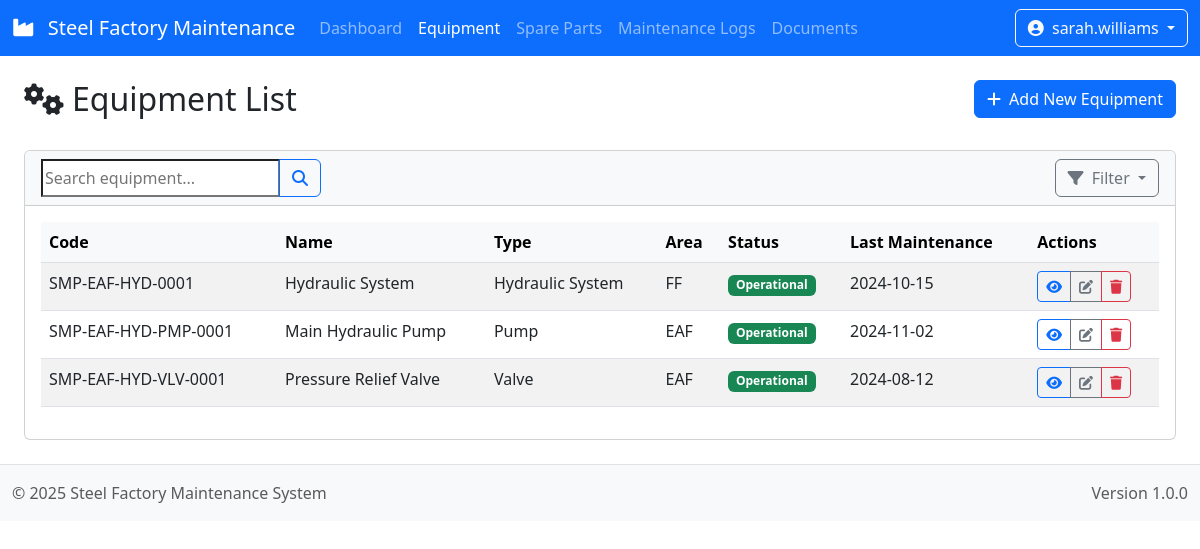
Page /equipment/ (signed in) on the committed database.
### maintenance/models.py (models this page shows, shortened)
class Equipment(models.Model):
    code = models.CharField(max_length=20, unique=True, help_text="Equipment code (e.g., SMP-EAF-HYD-0001)")
    name = models.CharField(max_length=100, help_text="Equipment name")
    equipment_type = models.CharField(max_length=100, help_text="Type of equipment")
    manufacturer = models.CharField(max_length=100, blank=True, null=True)
    model = models.CharField(max_length=100, blank=True, null=True)
    serial_number = models.CharField(max_length=100, blank=True, null=True)
    installation_date = models.DateField(blank=True, null=True)
    last_maintenance_date = models.DateField(blank=True, null=True)
    status = models.CharField(max_length=20, choices=STATUS_CHOICES, default='operational')
    description = models.TextField(blank=True, null=True)
    area = models.ForeignKey(Area, on_delete=models.CASCADE, related_name='equipment')
    parent = models.ForeignKey('self', on_delete=models.CASCADE, null=True, blank=True, related_name='components')

class Area(MPTTModel):
    code = models.CharField(max_length=10, unique=True, help_text="Area code (e.g., ASU, FTP)")
    name = models.CharField(max_length=100, help_text="Area name")
    description = models.TextField(blank=True, null=True)
    parent = TreeForeignKey('self', on_delete=models.CASCADE, null=True, blank=True, related_name='children')
    class MPTTMeta:
        order_insertion_by = ['code']

### maintenance/views.py (the view, shortened to what this page needs)
# urls.py: path('equipment/', views.EquipmentListView.as_view(), name='equipment_list'),
class EquipmentListView(LoginRequiredMixin, ListView):
    model = Equipment
    context_object_name = 'equipment_list'
    template_name = 'maintenance/equipment_list.html'
    def get_context_data(self, **kwargs):
        context = super().get_context_data(**kwargs)
        context['search_form'] = EquipmentSearchForm(self.request.GET or None)
        context['areas'] = Area.objects.all()
        return context
    def get_queryset(self):
        queryset = super().get_queryset()
        search_form = EquipmentSearchForm(self.request.GET or None)
        return queryset

### maintenance/forms.py
class EquipmentSearchForm(forms.Form):
    search = forms.CharField(required=False, label='',
                            widget=forms.TextInput(attrs={'placeholder': 'Search equipment...'}))

### maintenance/templates/maintenance/equipment_list.html (shortened to what this page needs)
{% extends "maintenance/base.html" %}
{% block content %}
<div class="container-fluid pt-4">
    <div class="row mb-4">
        <div class="col-md-6">
            <h2><i class="fas fa-cogs me-2"></i>Equipment List</h2>
        </div>
        <div class="col-md-6 text-md-end">
            <a href="{% url 'maintenance:equipment_create' %}" class="btn btn-primary">
                <i class="fas fa-plus me-1"></i> Add New Equipment
            </a>
        </div>
    </div>
    <div class="card">
        <div class="card-header bg-light">
            <div class="row">
                <div class="col-md-8">
                    <form method="get" class="d-flex">
                        <div class="input-group">
                            {{ search_form.search }}
                            <button type="submit" class="btn btn-outline-primary">
                                <i class="fas fa-search"></i>
                            </button>
                        </div>
                    </form>
                </div>
                <div class="col-md-4 text-md-end">
                    <div class="dropdown">
                        <button class="btn btn-outline-secondary dropdown-toggle" type="button" id="filterDropdown" data-bs-toggle="dropdown" aria-expanded="false">
                            <i class="fas fa-filter me-1"></i> Filter
                        </button>
                    </div>
                </div>
            </div>
        </div>
        <div class="card-body">
            <div class="table-responsive">
                <table class="table table-hover table-striped">
                    <thead class="table-light">
                        <tr>
                            <th>Code</th>
                            <th>Name</th>
                            <th>Type</th>
                            <th>Area</th>
                            <th>Status</th>
                            <th>Last Maintenance</th>
                            <th>Actions</th>
                        </tr>
                    </thead>
                    <tbody>
                        {% for equipment in equipment_list %}
                        <tr>
                            <td>{{ equipment.code }}</td>
                            <td>{{ equipment.name }}</td>
                            <td>{{ equipment.equipment_type }}</td>
                            <td>{{ equipment.area.code }}</td>
                            <td>
                                <span class="badge {% if equipment.status == 'operational' %}bg-success{% elif equipment.status == 'maintenance' %}bg-warning{% elif equipment.status == 'breakdown' %}bg-danger{% else %}bg-secondary{% endif %}">
                                    {{ equipment.get_status_display }}
                                </span>
                            </td>
                            <td>{{ equipment.last_maintenance_date|date:"Y-m-d"|default:"-" }}</td>
                            <td>
                                <div class="btn-group" role="group">
                                    <a href="{% url 'maintenance:equipment_detail' equipment.id %}" class="btn btn-sm btn-outline-primary" data-bs-toggle="tooltip" title="View Details">
                                        <i class="fas fa-eye"></i>
                                    </a>
                                    <a href="{% url 'maintenance:equipment_update' equipment.id %}" class="btn btn-sm btn-outline-secondary" data-bs-toggle="tooltip" title="Edit">
                                        <i class="fas fa-edit"></i>
                                    </a>
                                    <a href="{% url 'maintenance:equipment_delete' equipment.id %}" class="btn btn-sm btn-outline-danger" data-bs-toggle="tooltip" title="Delete">
                                        <i class="fas fa-trash"></i>
                                    </a>
                                </div>
                            </td>
                        </tr>
                        {% empty %}
                        <tr>
                            <td colspan="7" class="text-center">No equipment found.</td>
                        </tr>
                        {% endfor %}
                    </tbody>
                </table>
            </div>
        </div>
    </div>
</div>
{% endblock %}

### maintenance/templates/maintenance/base.html (shortened to what this page needs)
<!DOCTYPE html>
<html lang="en">
<head>
    <link href="https://cdnjs.cloudflare.com/ajax/libs/bootstrap/5.3.0/css/bootstrap.min.css" rel="stylesheet">
    <link href="https://cdnjs.cloudflare.com/ajax/libs/jstree/3.3.12/themes/default/style.min.css" rel="stylesheet">
    <link href="https://cdnjs.cloudflare.com/ajax/libs/font-awesome/6.2.1/css/all.min.css" rel="stylesheet">
</head>
<body>
    <header>
        <nav class="navbar navbar-expand-lg navbar-dark bg-primary">
            <div class="container-fluid">
                <a class="navbar-brand" href="{% url 'maintenance:dashboard' %}">
                    <i class="fas fa-industry me-2"></i>
                    Steel Factory Maintenance
                </a>
                <div class="collapse navbar-collapse" id="navbarNav">
                    <ul class="navbar-nav me-auto">
                        <li class="nav-item">
                            <a class="nav-link {% if request.resolver_match.url_name == 'dashboard' %}active{% endif %}"
                               href="{% url 'maintenance:dashboard' %}">Dashboard</a>
                        </li>
                        <li class="nav-item">
                            <a class="nav-link {% if 'equipment' in request.resolver_match.url_name %}active{% endif %}"
                               href="{% url 'maintenance:equipment_list' %}">Equipment</a>
                        </li>
                        <li class="nav-item">
                            <a class="nav-link {% if 'spare_part' in request.resolver_match.url_name %}active{% endif %}"
                               href="{% url 'maintenance:spare_part_list' %}">Spare Parts</a>
                        </li>
                        <li class="nav-item">
                            <a class="nav-link {% if 'maintenance_log' in request.resolver_match.url_name %}active{% endif %}"
                               href="{% url 'maintenance:maintenance_log_list' %}">Maintenance Logs</a>
                        </li>
                        <li class="nav-item">
                            <a class="nav-link {% if 'document' in request.resolver_match.url_name %}active{% endif %}"
                               href="{% url 'maintenance:document_list' %}">Documents</a>
                        </li>
                    </ul>
                    {% if user.is_authenticated %}
                    <div class="d-flex">
                        <div class="dropdown">
                            <button class="btn btn-outline-light dropdown-toggle" type="button" id="userDropdown" data-bs-toggle="dropdown">
                                <i class="fas fa-user-circle me-1"></i>
                                {{ user.username }}
                            </button>
                        </div>
                    </div>
                    {% else %}
                    <div class="d-flex">
                        <a href="{% url 'login' %}" class="btn btn-outline-light">
                            <i class="fas fa-sign-in-alt me-1"></i> Login
                        </a>
                    </div>
                    {% endif %}
                </div>
            </div>
        </nav>
    </header>
    <main class="container-fluid">
        {% block content %}{% endblock %}
    </main>
    <footer class="bg-light py-3 mt-4 border-top">
        <div class="container-fluid">
            <div class="row">
                <div class="col-md-6">
                    <span class="text-muted">© 2025 Steel Factory Maintenance System</span>
                </div>
                <div class="col-md-6 text-md-end">
                    <span class="text-muted">Version 1.0.0</span>
                </div>
            </div>
        </div>
    </footer>
</body>
</html>

### maintenance/templates/maintenance/base.html (style rules this page uses)
.badge.bg-success { background-color: #198754 !important; }

### rows in the picture
Equipment: code "SMP-EAF-HYD-0001", name "Hydraulic System", equipment_type "Hydraulic System", area.code "FF", status "Operational", last_maintenance_date "2024-10-15"
Equipment: code "SMP-EAF-HYD-PMP-0001", name "Main Hydraulic Pump", equipment_type "Pump", area.code "EAF", status "Operational", last_maintenance_date "2024-11-02"
Equipment: code "SMP-EAF-HYD-VLV-0001", name "Pressure Relief Valve", equipment_type "Valve", area.code "EAF", status "Operational", last_maintenance_date "2024-08-12"

### other values in the picture
{{ user.username }} "sarah.williams"
